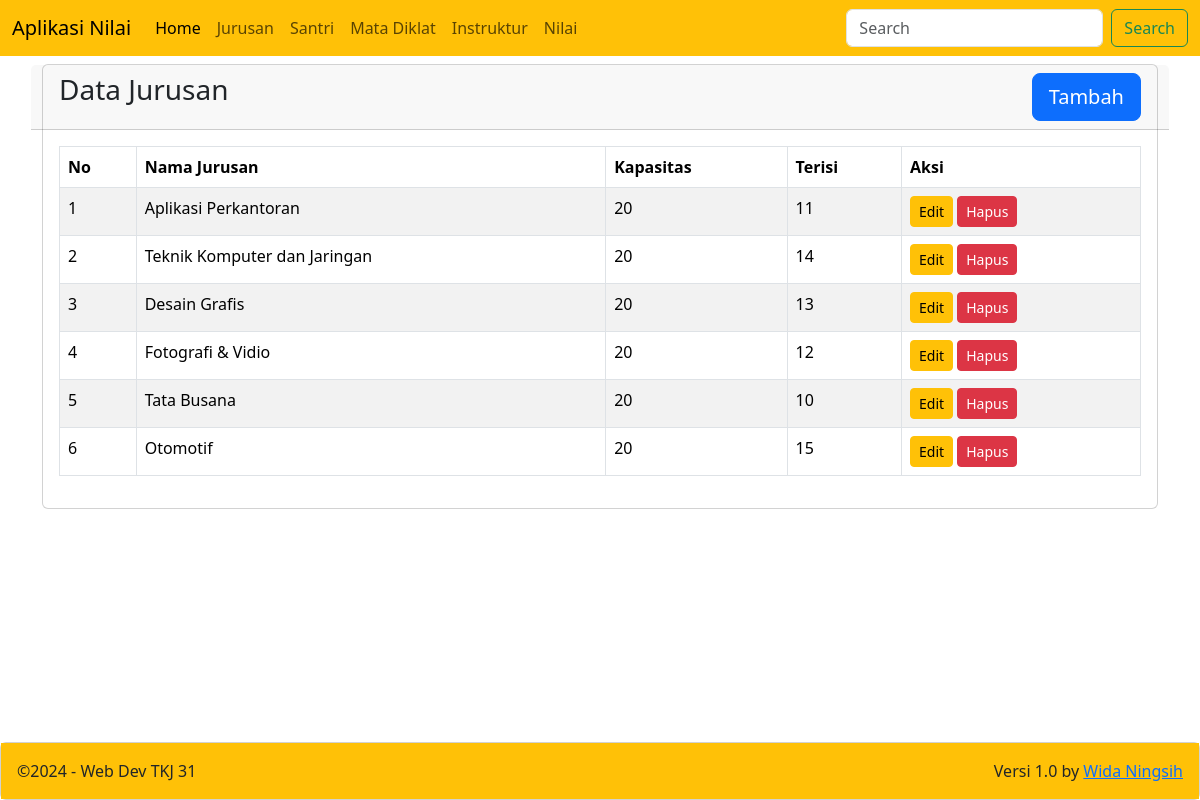
/?m=jurusan, run on the app's committed database.
### tables this page shows
CREATE TABLE `majors` (
  `id` int(11) NOT NULL,
  `name` varchar(75) DEFAULT NULL,
  `capacity` int(11) DEFAULT NULL,
  `fill` int(11) DEFAULT NULL
);

### jurusan/view.php (the view)
<div class="row">
    <div class="col-12">
        <div class="card">
            <div class="card-header row">
                <div class="card-title h3 col-8">Data Jurusan</div>
                <div class="col-4">
                    <a href="?m=jurusan&s=add" class="btn btn-lg btn-primary float-end"> Tambah</a>
                </div>
            </div>
            <div class="card-body">
                <table class="table table-bordered table-striped table-hover">
                    <thead>
                        <tr>
                            <th>No</th>
                            <th>Nama Jurusan</th>
                            <th>Kapasitas</th>
                            <th>Terisi</th>
                            <th>Aksi</th>
                        </tr>
                    </thead>
                    <tbody>
                        <?php
                        include_once('config.php');
                        $sql = "SELECT * FROM majors";
                        $result = mysqli_query($con, $sql);
                        if (mysqli_num_rows($result)) {
                            $no=1;
                            while ($r = mysqli_fetch_assoc($result)) {
                            echo '<tr>
                                <td>'.$no.'</td>
                                <td>'.$r['name'].'</td>
                                <td>'.$r['capacity'].'</td>
                                <td>'.$r['fill'].'</td>
                                <td>
                                    <a href="?m=jurusan&s=edit&id='.$r['id'].'" class="btn btn-warning btn-sm">Edit</a>
                                    <a href="?m=jurusan&s=delete&id='.$r['id'].'" class="btn btn-danger btn-sm" onclick="return confirm (\'Yakin jurusan akan dihapus?, Menghapus jurusan akan menghilangkan semua data santri pada jurusan tersebut\')">Hapus</a>
                                </td>
                            </tr>';
                            $no++;
                        }
                        } else {
                            echo '<tr>
                            <td colspan="5" align="center">Data Kosong</td>
                            </tr>';
                        }
                        ?>
                    </tbody>
                </table>
            </div>
        </div>
    </div>
</div>

### index.php (shortened to what this page needs)
<!DOCTYPE html>
<html lang="en">
<head>
    <link href="https://cdn.jsdelivr.net/npm/bootstrap@5.3.3/dist/css/bootstrap.min.css" rel="stylesheet">
</head>
<body>
    <nav class="navbar navbar-expand-lg bg-warning">
    <div class="container-fluid">
        <a class="navbar-brand" href="#">Aplikasi Nilai</a>
        <div class="collapse navbar-collapse" id="navbarSupportedContent">
        <ul class="navbar-nav me-auto mb-2 mb-lg-0">
            <li class="nav-item">
            <a class="nav-link active" aria-current="page" href=".">Home</a>
            </li>
            <li class="nav-item">
            <a class="nav-link" href="?m=jurusan">Jurusan</a>
            </li>
            <li class="nav-item">
            <a class="nav-link" href="?m=santri">Santri</a>
            </li>
            <li class="nav-item">
            <a class="nav-link" href="?m=matadiklat">Mata Diklat</a>
            </li>
            <li class="nav-item">
            <a class="nav-link" href="?m=instruktur">Instruktur</a>
            </li>
            <li class="nav-item">
            <a class="nav-link" href="?m=nilai">Nilai</a>
            </li>
        </ul>
        <form class="d-flex" role="search">
            <input class="form-control me-2" type="search" placeholder="Search" aria-label="Search">
            <button class="btn btn-outline-success" type="submit">Search</button>
        </form>
        </div>
    </div>
    </nav>
    <div class="container mt-2 mb-4">
        <?php include_once("tkj.php"); ?>
    </div>
     <div class="fixed-bottom">
        <div class="card">
            <div class="card-body bg-warning">
                &copy;<?=date("Y")?> - Web Dev TKJ 31
                <span class="float-end">
                 Versi 1.0 by   <a href="http://wida25.rf.gd/" target="blank" rel="noopener noreferrer">Wida Ningsih</a>
                </span>
            </div>
        </div>
     </div>
</body>
</html>

### tkj.php (shortened to what this page needs)
<?php
$module = isset($_GET['m']) ? $_GET['m'] : 'home';
switch ($module) {
    case'jurusan':
        include ('jurusan/index.php');
        break;
}

### jurusan/index.php (shortened to what this page needs)
<?php
$module = isset($_GET['s']) ? $_GET['s'] : 'view';
switch ($module) {
    case'view': default:
        include ('jurusan/view.php');
        break;
}

### data on the page
majors: name "Aplikasi Perkantoran", capacity "20", fill "11"
majors: name "Teknik Komputer dan Jaringan", capacity "20", fill "14"
majors: name "Desain Grafis", capacity "20", fill "13"
majors: name "Fotografi & Vidio", capacity "20", fill "12"
majors: name "Tata Busana", capacity "20", fill "10"
majors: name "Otomotif", capacity "20", fill "15"
